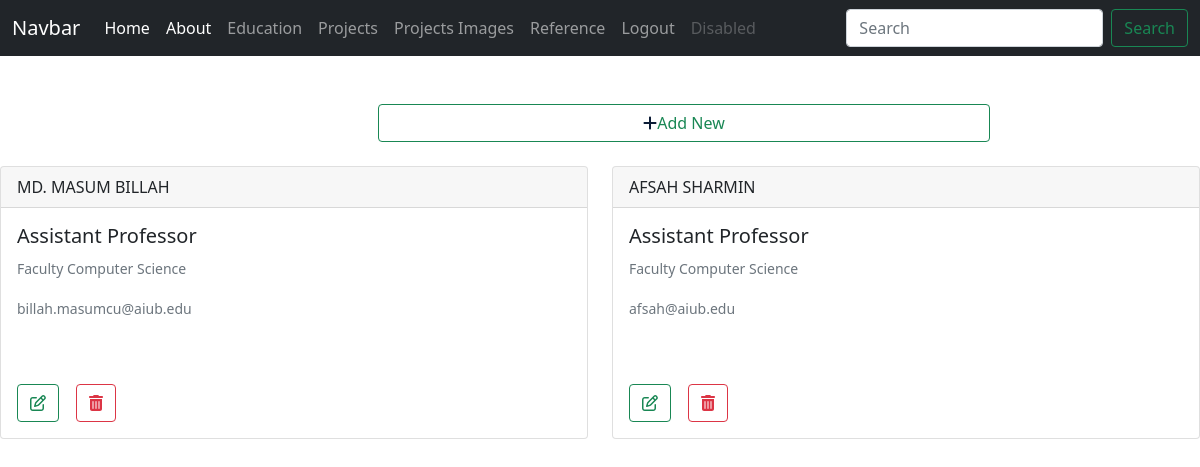
/reference/ (signed in), run on the app's committed database.
### core/models.py (models this page shows, shortened)
class Reference(models.Model):
    name = models.CharField(max_length=100)
    post = models.CharField(max_length=100)
    work_on = models.CharField(max_length=100)
    email = models.CharField(max_length=100)

### core/views.py (the view)
# urls.py: path('reference/',views.reference,name='reference'),
def reference(request):
    if request.user.is_authenticated:
        reference = Reference.objects.all()
        return render(request,'reference.html',{'reference':reference})

### core/templates/reference.html (shortened to what this page needs)
{% extends 'base.html'%}
{% block content %}
<div class="row row-cols-1 row-cols-md-2 g-4">
  <a href="{% url 'add_reference' %}" class="btn btn-outline-success" style="margin-left:390px;"><i class="fa-solid fa-plus" style="color: #0c1c36;"></i>Add New</a>
    {% for r in reference %}
    <div class="col">
      <div class="card">
        <div class="card-header">{{r.name}}</div>
        <div class="card-body">
          <h5 class="card-title">{{r.post}}</h5>
          <p class="card-text"><small class="text-muted">{{r.work_on}}</small></p>
          <p class="card-text"><small class="text-muted">{{r.email}}</small></p>
          <br/><br/>
          <a href="{% url 'update_reference' r.pk %}" class="btn btn-outline-success"><i class="fa-regular fa-pen-to-square"></i></a>
            <a href="{% url 'delete_reference' r.pk %}" class="btn btn-outline-danger"><i class="fa-solid fa-trash-can"></i></a></td>
        </div>
      </div>
    </div>
    {% endfor %}
  </div>
<br/><br/><br/><br/>
{% endblock%}

### data on the page
Reference: name "MD. MASUM BILLAH", post "Assistant Professor", work_on "Faculty Computer Science", email "billah.masumcu@aiub.edu"
Reference: name "AFSAH SHARMIN", post "Assistant Professor", work_on "Faculty Computer Science", email "afsah@aiub.edu"
